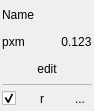
<?xml version="1.0" encoding="UTF-8"?>
<ui version="4.0">
 <class>Form</class>
 <widget class="QWidget" name="Form">
  <property name="enabled">
   <bool>true</bool>
  </property>
  <property name="geometry">
   <rect>
    <x>0</x>
    <y>0</y>
    <width>94</width>
    <height>111</height>
   </rect>
  </property>
  <property name="sizePolicy">
   <sizepolicy hsizetype="Minimum" vsizetype="Minimum">
    <horstretch>0</horstretch>
    <verstretch>0</verstretch>
   </sizepolicy>
  </property>
  <property name="windowTitle">
   <string>Form</string>
  </property>
  <property name="autoFillBackground">
   <bool>false</bool>
  </property>
  <layout class="QVBoxLayout" name="verticalLayout">
   <property name="spacing">
    <number>0</number>
   </property>
   <property name="sizeConstraint">
    <enum>QLayout::SizeConstraint::SetDefaultConstraint</enum>
   </property>
   <property name="leftMargin">
    <number>0</number>
   </property>
   <property name="topMargin">
    <number>0</number>
   </property>
   <property name="rightMargin">
    <number>0</number>
   </property>
   <property name="bottomMargin">
    <number>0</number>
   </property>
   <item>
    <widget class="QWidget" name="widget" native="true">
     <property name="minimumSize">
      <size>
       <width>0</width>
       <height>0</height>
      </size>
     </property>
     <property name="layoutDirection">
      <enum>Qt::LayoutDirection::LeftToRight</enum>
     </property>
     <layout class="QVBoxLayout" name="verticalLayout_2">
      <property name="spacing">
       <number>2</number>
      </property>
      <property name="leftMargin">
       <number>2</number>
      </property>
      <property name="topMargin">
       <number>2</number>
      </property>
      <property name="rightMargin">
       <number>2</number>
      </property>
      <property name="bottomMargin">
       <number>2</number>
      </property>
      <item>
       <widget class="QLabel" name="label">
        <property name="font">
         <font>
          <pointsize>9</pointsize>
         </font>
        </property>
        <property name="text">
         <string>Name</string>
        </property>
        <property name="alignment">
         <set>Qt::AlignmentFlag::AlignLeading|Qt::AlignmentFlag::AlignLeft|Qt::AlignmentFlag::AlignVCenter</set>
        </property>
       </widget>
      </item>
      <item>
       <layout class="QHBoxLayout" name="horizontalLayout_3">
        <property name="spacing">
         <number>0</number>
        </property>
        <property name="leftMargin">
         <number>0</number>
        </property>
        <property name="topMargin">
         <number>0</number>
        </property>
        <property name="rightMargin">
         <number>0</number>
        </property>
        <property name="bottomMargin">
         <number>0</number>
        </property>
        <item alignment="Qt::AlignmentFlag::AlignLeft">
         <widget class="QLabel" name="label_region">
          <property name="sizePolicy">
           <sizepolicy hsizetype="Preferred" vsizetype="Preferred">
            <horstretch>0</horstretch>
            <verstretch>0</verstretch>
           </sizepolicy>
          </property>
          <property name="font">
           <font>
            <pointsize>9</pointsize>
           </font>
          </property>
          <property name="text">
           <string>pxm</string>
          </property>
          <property name="alignment">
           <set>Qt::AlignmentFlag::AlignCenter</set>
          </property>
         </widget>
        </item>
        <item alignment="Qt::AlignmentFlag::AlignRight">
         <widget class="QLabel" name="label_flowrate">
          <property name="sizePolicy">
           <sizepolicy hsizetype="Expanding" vsizetype="Preferred">
            <horstretch>0</horstretch>
            <verstretch>0</verstretch>
           </sizepolicy>
          </property>
          <property name="font">
           <font>
            <pointsize>9</pointsize>
           </font>
          </property>
          <property name="text">
           <string>0.123</string>
          </property>
          <property name="textFormat">
           <enum>Qt::TextFormat::AutoText</enum>
          </property>
          <property name="alignment">
           <set>Qt::AlignmentFlag::AlignCenter</set>
          </property>
         </widget>
        </item>
       </layout>
      </item>
      <item>
       <widget class="QToolButton" name="toolButton_modify">
        <property name="sizePolicy">
         <sizepolicy hsizetype="Minimum" vsizetype="Minimum">
          <horstretch>0</horstretch>
          <verstretch>0</verstretch>
         </sizepolicy>
        </property>
        <property name="font">
         <font>
          <pointsize>9</pointsize>
         </font>
        </property>
        <property name="toolTip">
         <string>Modify this dataset in Analysis View</string>
        </property>
        <property name="text">
         <string>edit</string>
        </property>
        <property name="icon">
         <iconset theme="tools-wizard"/>
        </property>
        <property name="toolButtonStyle">
         <enum>Qt::ToolButtonStyle::ToolButtonTextBesideIcon</enum>
        </property>
        <property name="autoRaise">
         <bool>true</bool>
        </property>
       </widget>
      </item>
      <item>
       <widget class="Line" name="line">
        <property name="styleSheet">
         <string notr="true">color: #B7B7B7</string>
        </property>
        <property name="frameShadow">
         <enum>QFrame::Shadow::Plain</enum>
        </property>
        <property name="lineWidth">
         <number>1</number>
        </property>
        <property name="orientation">
         <enum>Qt::Orientation::Horizontal</enum>
        </property>
       </widget>
      </item>
      <item>
       <layout class="QHBoxLayout" name="horizontalLayout">
        <property name="spacing">
         <number>0</number>
        </property>
        <property name="sizeConstraint">
         <enum>QLayout::SizeConstraint::SetDefaultConstraint</enum>
        </property>
        <property name="leftMargin">
         <number>0</number>
        </property>
        <property name="topMargin">
         <number>0</number>
        </property>
        <property name="rightMargin">
         <number>0</number>
        </property>
        <item>
         <widget class="QCheckBox" name="checkBox">
          <property name="sizePolicy">
           <sizepolicy hsizetype="Minimum" vsizetype="Fixed">
            <horstretch>0</horstretch>
            <verstretch>0</verstretch>
           </sizepolicy>
          </property>
          <property name="toolTip">
           <string>Use this dataset</string>
          </property>
          <property name="layoutDirection">
           <enum>Qt::LayoutDirection::LeftToRight</enum>
          </property>
          <property name="text">
           <string/>
          </property>
          <property name="checked">
           <bool>true</bool>
          </property>
          <property name="tristate">
           <bool>false</bool>
          </property>
         </widget>
        </item>
        <item>
         <spacer name="horizontalSpacer">
          <property name="orientation">
           <enum>Qt::Orientation::Horizontal</enum>
          </property>
          <property name="sizeHint" stdset="0">
           <size>
            <width>0</width>
            <height>20</height>
           </size>
          </property>
         </spacer>
        </item>
        <item>
         <widget class="QToolButton" name="toolButton_toggle">
          <property name="sizePolicy">
           <sizepolicy hsizetype="Minimum" vsizetype="Minimum">
            <horstretch>0</horstretch>
            <verstretch>0</verstretch>
           </sizepolicy>
          </property>
          <property name="toolTip">
           <string>Enable/Disable all filters and plots for this dataset</string>
          </property>
          <property name="text">
           <string>r</string>
          </property>
          <property name="icon">
           <iconset theme="object-rows"/>
          </property>
          <property name="autoRaise">
           <bool>true</bool>
          </property>
         </widget>
        </item>
        <item>
         <spacer name="horizontalSpacer_2">
          <property name="orientation">
           <enum>Qt::Orientation::Horizontal</enum>
          </property>
          <property name="sizeHint" stdset="0">
           <size>
            <width>0</width>
            <height>20</height>
           </size>
          </property>
         </spacer>
        </item>
        <item>
         <widget class="QToolButton" name="toolButton_opt">
          <property name="sizePolicy">
           <sizepolicy hsizetype="Minimum" vsizetype="Fixed">
            <horstretch>0</horstretch>
            <verstretch>0</verstretch>
           </sizepolicy>
          </property>
          <property name="toolTip">
           <string>Dataset options</string>
          </property>
          <property name="text">
           <string>...</string>
          </property>
          <property name="icon">
           <iconset theme="preferences-activities"/>
          </property>
          <property name="popupMode">
           <enum>QToolButton::ToolButtonPopupMode::InstantPopup</enum>
          </property>
          <property name="toolButtonStyle">
           <enum>Qt::ToolButtonStyle::ToolButtonIconOnly</enum>
          </property>
          <property name="autoRaise">
           <bool>true</bool>
          </property>
          <property name="arrowType">
           <enum>Qt::ArrowType::NoArrow</enum>
          </property>
         </widget>
        </item>
       </layout>
      </item>
     </layout>
    </widget>
   </item>
  </layout>
 </widget>
 <resources/>
 <connections/>
</ui>
